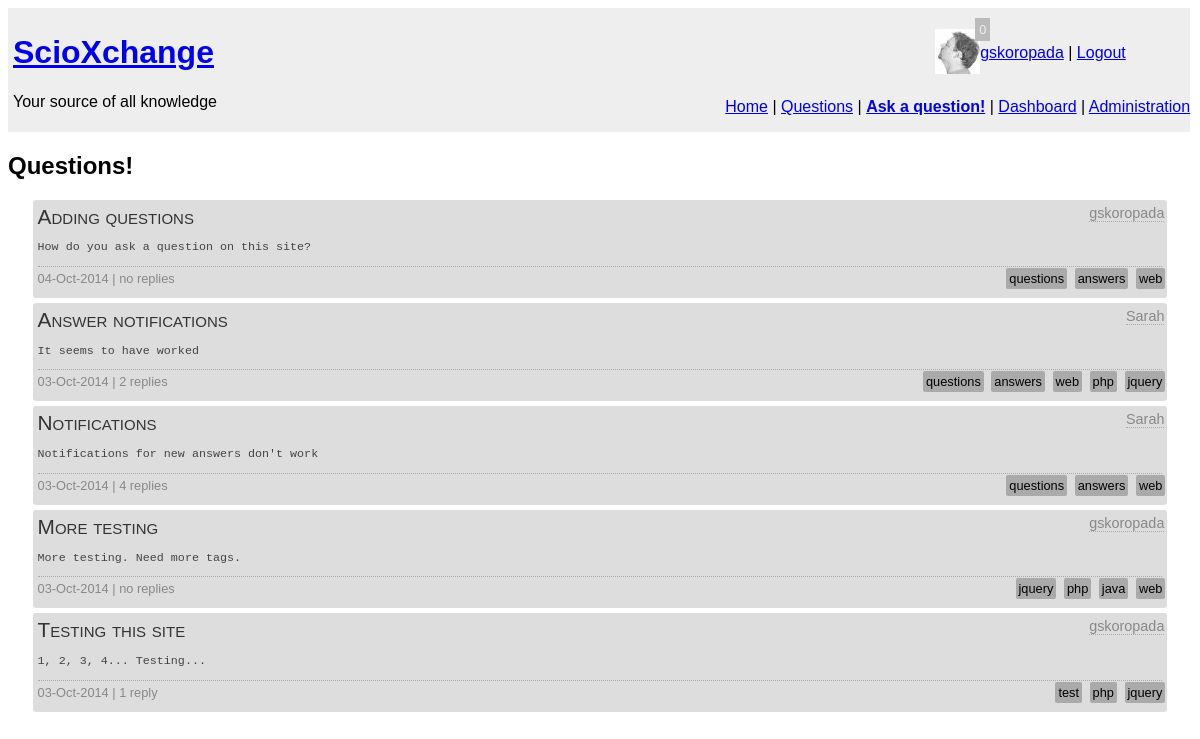
The page /questions.php (signed in) on the database as committed earlier.
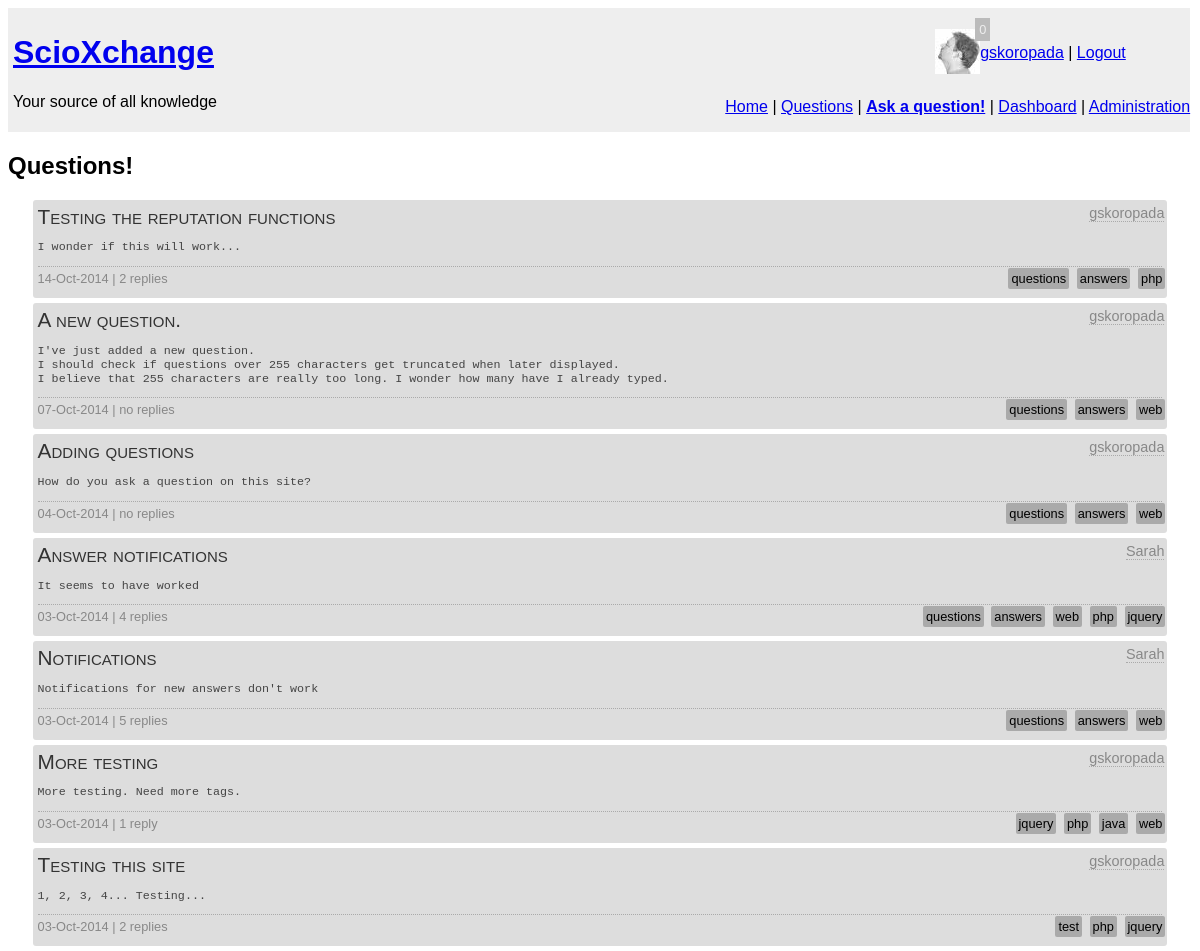
The same page on the database as committed later.
### tables this page shows
CREATE TABLE `question` (
  `question_id` int(10) unsigned NOT NULL AUTO_INCREMENT,
  `author` int(10) unsigned NOT NULL COMMENT 'Foreign Key',
  `question_title` text,
  `content` longtext,
  `tags` text,
  `timestamp` datetime NOT NULL,
  PRIMARY KEY (`question_id`),
  KEY `author` (`author`),
  CONSTRAINT `question_ibfk_1` FOREIGN KEY (`author`) REFERENCES `user` (`UserID`)
);

CREATE TABLE `user` (
  `UserID` int(11) unsigned NOT NULL AUTO_INCREMENT,
  `email` varchar(30) NOT NULL,
  `screenName` varchar(25) NOT NULL,
  `reputation` float DEFAULT '0',
  `role` int(11) DEFAULT '0',
  `avatar` varchar(20) DEFAULT NULL,
  `pwd` varchar(255) NOT NULL,
  `active` bit(1) NOT NULL DEFAULT b'0',
  `moderated` bit(1) NOT NULL DEFAULT b'1',
  `pwdChange` bit(1) DEFAULT b'0',
  PRIMARY KEY (`UserID`)
);

### notify.php (called while the page is built, shortened)
<?php
function hasNotifications($user) {
	require "connect.php";
	$query = "SELECT count(not_id) FROM notification WHERE user = $user and status=0";
	$result = mysqli_query($con, $query);
	if(!$result) {
		echo mysqli_error($con);
		return 0;
	} else {
		$nots = mysqli_fetch_array($result);
		return $nots[0];
	}
}
?>

### questions_backend.php (the view, shortened to what this page needs)
<?php
function listQuestions($slider) {
	global $con;
	$query =
	"SELECT question.author as auth, question_id, question_title, question.content as q, tags, replies, screenName, timestamp FROM question
	LEFT JOIN
		(SELECT count(answer_id) as replies, question from answer group by question) as reply
	on question_id = question
	INNER JOIN user on question.author = UserID
	ORDER BY timestamp DESC ";
	$result = mysqli_query($con, $query);
	if(!$result) {
		echo "DB Error";
	} else {
		while($question = mysqli_fetch_array($result)) {
			if(empty($question['replies'])) {
				$r = "no replies";
			} else {
				if($question['replies'] == 1) {
					$r = "1 reply";
				} else {
					$r = $question['replies']." replies";
				}
			}
			if(strlen($question['q']) > 255) {
				$q = substr($question['q'],0,255)."...";
			} else {
				$q = $question['q'];
			}
			$d = new DateTime($question['timestamp']);
			echo "<div id=\"".$question['question_id']."\" class='question qredirect click_option'><p class='qtitle'>".$question['question_title']."</p>";
			echo "<span class='qauthor'><a href=\"user_profile.php?id=".$question['auth']."\">".$question['screenName']."</a></span>";
			echo "<span class='qexcerpt'><pre>$q</pre></span>";
			echo "<span class='qstats'>".date_format($d, "d-M-Y")." | $r";
			echo "<span class='tags'>";
			$tags = explode(', ' , $question['tags']);
			foreach($tags as $tag) {
				$tag = trim($tag);
				echo "<a href='tag.php?tag=$tag'>$tag</a> ";
			}
			echo "</span></span>";
			echo "</div>\n";
		}
	}
}
?>

### html_start.php (shortened to what this page needs)
<!DOCTYPE=html>
<html lang="en">
<head>
	<?php
	if(isset($styles)) {
		foreach($styles as $style) {
			echo "<link rel='stylesheet' href='styles/".$style."' />";
		}
	}
	?>
</head>
<body>
<div id="container">

### header.php (shortened to what this page needs)
<div id="header">
<div id="logo">
	<h1><a href="index.php">ScioXchange</a></h1>
	<p>Your source of all knowledge</p>
</div>
<div id="status">
<?php
if(!isset($_SESSION['userid'])){
	echo "<p><span class='click_option' onclick='loginDialog();'>Login</span> | ";
	echo "<a href='register.php'>Sign Up</a></p>";
	echo "<p><span class='click_option' onclick='pwdReset();'>Forgot your password?</span></p>";
} else {
	require "connect.php";
	require "notify.php";
	$nots = hasNotifications($_SESSION['userid']);
	echo "<p><div class='avatar'><img id='avatar_thumb' src='profile_pics/thumbs/";
	if(!file_exists("profile_pics/thumbs/".$_SESSION['avatar'].".jpg")) {
		echo "default.png'";
	} else {
		echo $_SESSION['avatar'].".jpg'";
	}
	echo "></div>";
	echo "<span id='not_counter' class='click_option'>$nots</span>";
	echo "<div><a href='account.php'>".$_SESSION['screenname']."</a>";
	echo " | <a href='logout.php'>Logout</a></p></div>";
}
?>
</div>
<div id="menu">
<?php
require("menu.php");
?>
</div>
</div>

### menu.php
<p><a href="index.php">Home</a> | <a href="questions.php">Questions</a>
<?php
if(isset($_SESSION['userid'])) {
	$menu = " | <strong><a href='ask.php'>Ask a question!</a></strong>";
	$menu .= " | <a href='dashboard.php'>Dashboard</a>";
	if ($_SESSION['role']==1 || $_SESSION['role']==2){
		$menu .= " | <a href='admin.php'>Administration</a>";
	}
	echo $menu;
}
?>
</p>

### questions.php (shortened to what this page needs)
<?php
$styles = ["main.css","header.css","questions.css"];
require "html_start.php";
require "header.php";
require "questions_backend.php";
echo "<div id='wrapper'><h2>Questions!</h2>";
listQuestions(false);
echo "</div>";
require "html_end.php";
?>

### html_end.php (shortened to what this page needs)
</body>
</html>

### styles/main.css (style rules this page uses)
body { font-family: sans-serif; }
#wrapper { position: relative; float: left; clear: right; width: 100%; }

### styles/header.css (style rules this page uses)
#header { position: relative; width: 99%; float: left; clear: right; //background-image: url("../images/sq_paper.jpg"); background-color: #eee; padding: 5px; }
#logo { float: left; width: 350px; }
#status { float: right; min-width: 250px; }
#menu { position: absolute; bottom: 0px; right: 0px; }
#not_counter { position: relative; bottom: 7px; left: -5px; background-color: #bbb; color: #eee; font-size: 0.8em; padding: 4px; }
.avatar { float: left; position: relative; }

### styles/questions.css (style rules this page uses)
.question { position: relative; width: 95%; background-color: #ddd; margin: auto; margin-bottom: 5px; padding: 5px; border-radius: 3px; }
.qtitle { font-size: 1.3em; font-variant: small-caps; padding: 0px; margin: 0px; margin-bottom: 4px; color: #333; }
.qauthor { position: absolute; top: 5px; right: 3px; font-size: 0.9em; border-bottom: dotted 1px #aaa; }
.qauthor > a:link, .qauthor > a:visited, .aauthor > a:link, .aauthor > a:visited, .cauthor > a:link, .cauthor > a:visited { color: #888; text-decoration: none; }
.qexcerpt { color: #444; font-size: 0.9em; display: block; }
.qstats { margin-top: 3px; margin-bottom: 3px; border-top: dotted 1px #aaa; width: 100%; display: block; padding-top: 4px; padding-bottom: 4px; font-size: 0.8em; color: #888; }
.tags { position: absolute; right: 0px; text-align: right; }
.tags > a:link, .tags > a:visited { background-color: #aaa; padding: 3px; margin: 2px; border-radius: 2px; color: black; text-decoration: none; }

Rows that differ between the two databases and show on the page:
added question: question_title "Testing the reputation functions", author.screenName "gskoropada", content "I wonder if this will work...", timestamp "14-Oct-2014", r "2 replies", tags "questions", tags "answers", tags "php"
added question: question_title "A new question.", author.screenName "gskoropada", content "I've just added a new question. I should check if questions over 255 characters get truncated when later displayed. I believe that 255 characters are really too long. I wonder how many have I already typed.", timestamp "07-Oct-2014", r "no replies", tags "questions", tags "answers", tags "web"
computed for question "Answer notifications": r "2 replies" → "4 replies"
computed for question "Notifications": r "4 replies" → "5 replies"
computed for question "More testing": r "no replies" → "1 reply"
computed for question "Testing this site": r "1 reply" → "2 replies"
